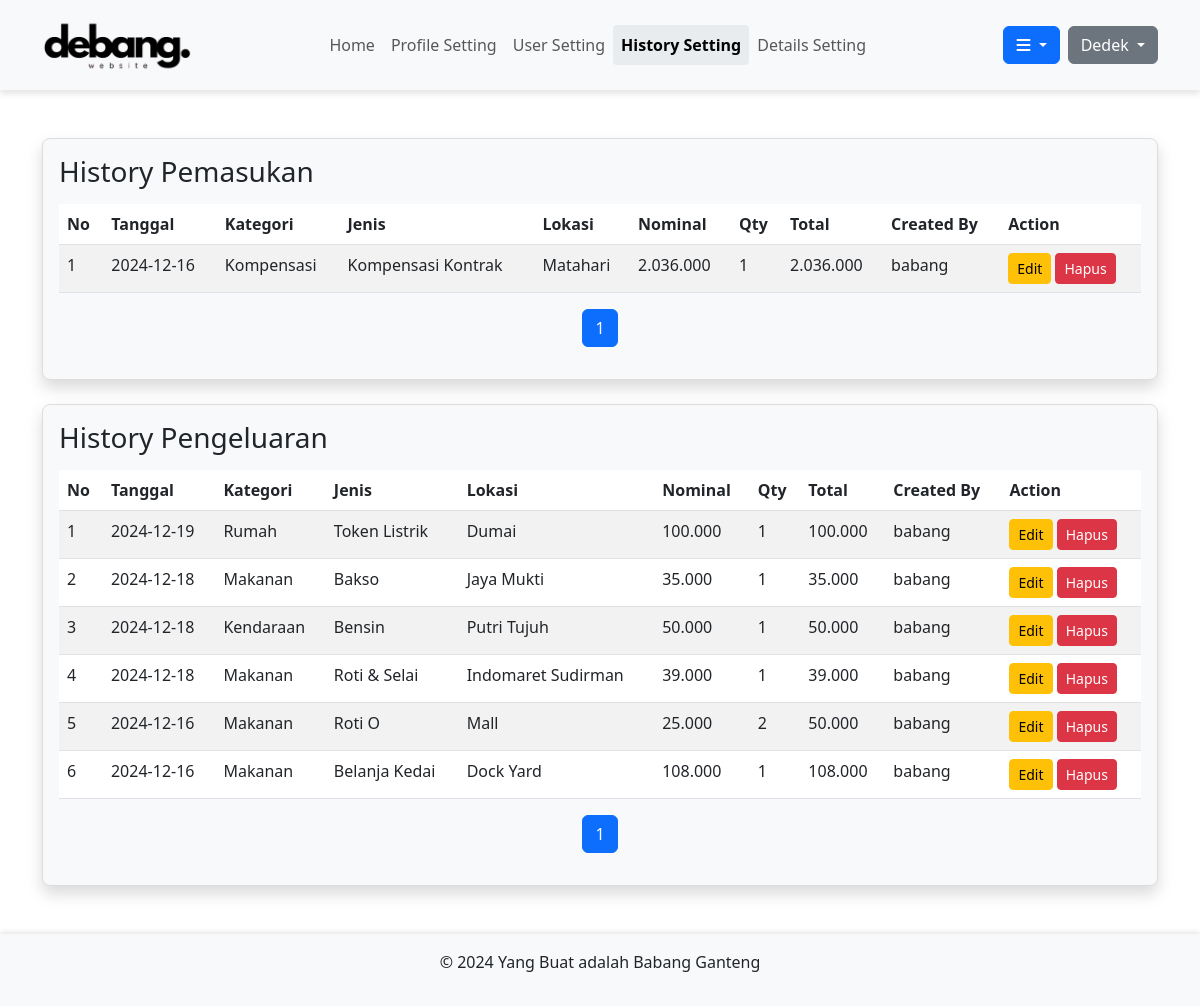
/pages/history.php (signed in), run on the app's committed database.
### tables this page shows
CREATE TABLE `pemasukan` (
  `id` int(11) NOT NULL,
  `tanggal` date DEFAULT NULL,
  `kategori` varchar(255) DEFAULT NULL,
  `jenis` varchar(255) DEFAULT NULL,
  `lokasi` varchar(255) DEFAULT NULL,
  `nominal` decimal(15,2) DEFAULT NULL,
  `qty` int(11) DEFAULT NULL,
  `total` decimal(15,2) DEFAULT NULL,
  `created_by` varchar(50) DEFAULT NULL
);

CREATE TABLE `pengeluaran` (
  `id` int(11) NOT NULL,
  `tanggal` date NOT NULL,
  `kategori` varchar(255) NOT NULL,
  `jenis` varchar(255) NOT NULL,
  `lokasi` varchar(255) NOT NULL,
  `nominal` decimal(15,2) NOT NULL,
  `qty` int(11) NOT NULL,
  `total` decimal(15,2) NOT NULL,
  `created_by` varchar(50) DEFAULT NULL
);

### pages/history.php (the view, shortened to what this page needs)
<!DOCTYPE html>
<html lang="id">
<head>
  <link href="https://cdn.jsdelivr.net/npm/bootstrap@5.3.0-alpha1/dist/css/bootstrap.min.css" rel="stylesheet">
  <link rel="stylesheet" href="../css/style.css">
</head>
<body>
  <?php include('../includes/header_setting.php'); ?>
  <div class="container mt-5 mb-5">
    <div class="row mb-4">
      <div class="col-md-12" id="history_masuk">
        <div class="box p-3 shadow">
          <h3>History Pemasukan</h3>
          <div class="table-responsive">
            <table class="table table-striped">
              <thead>
                <tr>
                  <th>No</th>
                  <th>Tanggal</th>
                  <th>Kategori</th>
                  <th>Jenis</th>
                  <th>Lokasi</th>
                  <th>Nominal</th>
                  <th>Qty</th>
                  <th>Total</th>
                  <th>Created By</th>
                  <th>Action</th>
                </tr>
              </thead>
              <tbody>
                <?php
                $limit = 10;
                if (isset($_GET['page_pemasukan'])) {
                  $page = $_GET['page_pemasukan'];
                } else {
                  $page = 1;
                }
                $offset = ($page - 1) * $limit;
                include('../data/db.php');
                $sql = "SELECT * FROM pemasukan ORDER BY tanggal DESC LIMIT $limit OFFSET $offset";
                $result_pemasukan = mysqli_query($conn, $sql);
                if (mysqli_num_rows($result_pemasukan) > 0) {
                  $no = $offset + 1;
                  while ($row = mysqli_fetch_assoc($result_pemasukan)) {
                    echo "<tr>
                            <td>" . $no++ . "</td>
                            <td>" . $row['tanggal'] . "</td>
                            <td>" . $row['kategori'] . "</td>
                            <td>" . $row['jenis'] . "</td>
                            <td>" . $row['lokasi'] . "</td>
                            <td>" . number_format($row['nominal'], 0, ',', '.') . "</td>
                            <td>" . $row['qty'] . "</td>
                            <td>" . number_format($row['total'], 0, ',', '.') . "</td>
                            <td>" . $row['created_by'] . "</td>
                            <td>
                              <a href='edit_pemasukan.php?id=" . $row['id'] . "' class='btn btn-warning btn-sm'>Edit</a>
                              <a href='hapus_pemasukan.php?id=" . $row['id'] . "' class='btn btn-danger btn-sm'>Hapus</a>
                            </td>
                          </tr>";
                  }
                } else {
                  echo "<tr><td colspan='10' class='text-center'>Tidak ada data pemasukan.</td></tr>";
                }
                $sql_total = "SELECT COUNT(*) AS total FROM pemasukan";
                $result_total = mysqli_query($conn, $sql_total);
                $total_row = mysqli_fetch_assoc($result_total);
                $total_pages = ceil($total_row['total'] / $limit);
                ?>
              </tbody>
            </table>
          </div>
          <nav aria-label="Page navigation">
            <ul class="pagination justify-content-center">
              <?php for ($i = 1; $i <= $total_pages; $i++): ?>
                <li class="page-item <?php echo ($i == $page) ? 'active' : ''; ?>">
                  <a class="page-link" href="?page_pemasukan=<?php echo $i; ?>&history=pemasukan">
                    <?php echo $i; ?>
                  </a>
                </li>
              <?php endfor; ?>
            </ul>
          </nav>
        </div>
      </div>
    </div>
    <div class="row mb-4">
      <div class="col-md-12" id="history-pengeluaran2">
        <div class="box p-3 shadow">
          <h3>History Pengeluaran</h3>
          <div class="table-responsive">
            <table class="table table-striped">
              <thead>
                <tr>
                  <th>No</th>
                  <th>Tanggal</th>
                  <th>Kategori</th>
                  <th>Jenis</th>
                  <th>Lokasi</th>
                  <th>Nominal</th>
                  <th>Qty</th>
                  <th>Total</th>
                  <th>Created By</th>
                  <th>Action</th>
                </tr>
              </thead>
              <tbody>
                <?php
                $limit = 10;
                if (isset($_GET['page_pengeluaran'])) {
                  $page = $_GET['page_pengeluaran'];
                } else {
                  $page = 1;
                }
                $offset = ($page - 1) * $limit;
                include('../data/db.php');
                $sql = "SELECT * FROM pengeluaran ORDER BY tanggal DESC LIMIT $limit OFFSET $offset";
                $result_pengeluaran = mysqli_query($conn, $sql);
                if (mysqli_num_rows($result_pengeluaran) > 0) {
                  $no = $offset + 1;
                  while ($row = mysqli_fetch_assoc($result_pengeluaran)) {
                    echo "<tr>
                            <td>" . $no++ . "</td>
                            <td>" . $row['tanggal'] . "</td>
                            <td>" . $row['kategori'] . "</td>
                            <td>" . $row['jenis'] . "</td>
                            <td>" . $row['lokasi'] . "</td>
                            <td>" . number_format($row['nominal'], 0, ',', '.') . "</td>
                            <td>" . $row['qty'] . "</td>
                            <td>" . number_format($row['total'], 0, ',', '.') . "</td>
                            <td>" . $row['created_by'] . "</td>
                            <td>
                              <a href='edit_pengeluaran.php?id=" . $row['id'] . "' class='btn btn-warning btn-sm'>Edit</a>
                              <a href='hapus_pengeluaran.php?id=" . $row['id'] . "' class='btn btn-danger btn-sm'>Hapus</a>
                            </td>
                          </tr>";
                  }
                } else {
                  echo "<tr><td colspan='10' class='text-center'>Tidak ada data pengeluaran.</td></tr>";
                }
                $sql_total = "SELECT COUNT(*) AS total FROM pengeluaran";
                $result_total = mysqli_query($conn, $sql_total);
                $total_row = mysqli_fetch_assoc($result_total);
                $total_pages = ceil($total_row['total'] / $limit);
                ?>
              </tbody>
            </table>
          </div>
          <nav aria-label="Page navigation">
            <ul class="pagination justify-content-center">
              <?php for ($i = 1; $i <= $total_pages; $i++): ?>
                <li class="page-item <?php echo ($i == $page) ? 'active' : ''; ?>">
                  <a class="page-link" href="?page_pengeluaran=<?php echo $i; ?>#history-pengeluaran2">
                    <?php echo $i; ?>
                  </a>
                </li>
              <?php endfor; ?>
            </ul>
          </nav>
        </div>
      </div>
    </div>
  </div>
  <?php include('../includes/footer.php'); ?>
</body>
</html>

### includes/header_setting.php (shortened to what this page needs)
<!DOCTYPE html>
<html lang="en">
<head>
  <link rel="stylesheet" href="../css/style.css">
  <link href="https://cdnjs.cloudflare.com/ajax/libs/font-awesome/6.0.0-beta3/css/all.min.css" rel="stylesheet">
  <link href="https://cdn.jsdelivr.net/npm/bootstrap@5.3.0-alpha1/dist/css/bootstrap.min.css" rel="stylesheet">
</head>
<body>
  <header class="bg-light py-3">
    <div class="container">
      <div class="d-flex justify-content-between align-items-center">
        <a href="index.php">
          <img src="../assets/images/logo/debang.png" alt="Logo" style="width: 150px; height: auto;">
        </a>
        <nav class="navbar navbar-expand-lg navbar-light d-none d-md-block">
          <div class="collapse navbar-collapse" id="navbarNav">
            <ul class="navbar-nav ms-auto">
              <li class="nav-item">
                <a href="index.php" class="nav-link <?php echo (basename($_SERVER['PHP_SELF']) == 'index.php') ? 'active' : ''; ?>">Home</a>
              </li>
              <li class="nav-item">
                <a href="setting.php" class="nav-link <?php echo (basename($_SERVER['PHP_SELF']) == 'setting.php') ? 'active' : ''; ?>">Profile Setting</a>
              </li>
              <li class="nav-item">
                <a href="user_setting.php" class="nav-link <?php echo (basename($_SERVER['PHP_SELF']) == 'user_setting.php') ? 'active' : ''; ?>">User Setting</a>
              </li>
              <li class="nav-item">
                <a href="history.php" class="nav-link <?php echo (basename($_SERVER['PHP_SELF']) == 'history.php') ? 'active' : ''; ?>">History Setting</a>
              </li>
              <li class="nav-item">
                <a href="setting_details.php" class="nav-link <?php echo (basename($_SERVER['PHP_SELF']) == 'setting_details.php') ? 'active' : ''; ?>">Details Setting</a>
              </li>
            </ul>
          </div>
        </nav>
        <div class="d-flex align-items-center">
            <div class="dropdown me-2">
                <button class="btn btn-primary dropdown-toggle" data-bs-toggle="dropdown" aria-expanded="false">
                    <i class="fa fa-bars" aria-hidden="true"></i>
                </button>
            </div>
            <div class="dropdown">
                <button class="btn btn-secondary dropdown-toggle" data-bs-toggle="dropdown" aria-expanded="false">
                    <?php echo ucwords(strtolower($_SESSION['username'])); ?>
                </button>
            </div>
        </div>
      </div>
    </div>
  </header>
</body>
</html>

### includes/footer.php
<footer class="bg-light py-3">
  <div class="container text-center">
    <p>&copy; 2024 Yang Buat adalah Babang Ganteng</p>
  </div>
</footer>

### css/style.css (style rules this page uses)
header { background-color: #2775c4; box-shadow: 0 4px 6px rgba(0, 0, 0, 0.1); }
.nav-link { position: relative; font-weight: bold; transition: color 0.3s, transform 0.3s; }
.nav-link::after { content: ""; position: absolute; bottom: -2px; left: 0; width: 0; height: 2px; background-color: #007bff; transition: width 0.3s; }
footer { position: relative; width: 100%; background-color: #f8f9fa; padding: 10px 0; text-align: center; box-shadow: 0px -2px 5px rgba(0, 0, 0, 0.1); }
.box { background-color: #f8f9fa; border: 1px solid #ddd; border-radius: 8px; box-shadow: 0px 4px 6px rgba(0, 0, 0, 0.1); }
.box h3 { margin-bottom: 15px; }
.nav-link.active { font-weight: bold; color: #007bff; background-color: #e9ecef; border-radius: 4px; }

### data on the page
pemasukan: tanggal "2024-12-16", kategori "Kompensasi", jenis "Kompensasi Kontrak", lokasi "Matahari", nominal "2.036.000", qty "1", total "2.036.000", created_by "babang"
pengeluaran: tanggal "2024-12-19", kategori "Rumah", jenis "Token Listrik", lokasi "Dumai", nominal "100.000", qty "1", total "100.000", created_by "babang"
pengeluaran: tanggal "2024-12-18", kategori "Makanan", jenis "Bakso", lokasi "Jaya Mukti", nominal "35.000", qty "1", total "35.000", created_by "babang"
pengeluaran: tanggal "2024-12-18", kategori "Kendaraan", jenis "Bensin", lokasi "Putri Tujuh", nominal "50.000", qty "1", total "50.000", created_by "babang"
pengeluaran: tanggal "2024-12-18", kategori "Makanan", jenis "Roti & Selai", lokasi "Indomaret Sudirman", nominal "39.000", qty "1", total "39.000", created_by "babang"
pengeluaran: tanggal "2024-12-16", kategori "Makanan", jenis "Roti O", lokasi "Mall", nominal "25.000", qty "2", total "50.000", created_by "babang"
pengeluaran: tanggal "2024-12-16", kategori "Makanan", jenis "Belanja Kedai", lokasi "Dock Yard", nominal "108.000", qty "1", total "108.000", created_by "babang"

### other printed values
$_SESSION['username'] "Dedek"
